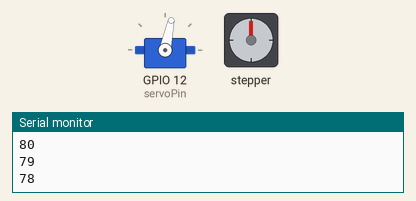
The sketch below on a simulated ESP32. On the bench: servo, stepper motor, the last lines printed to the serial monitor. Stepper angles assume 2000 steps per turn.

Above: at 0.05 s.
At 1.65 s:
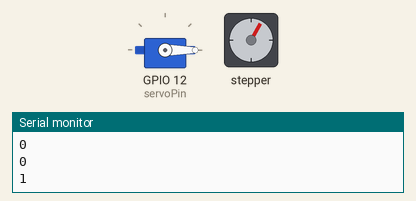
At 3.3 s:
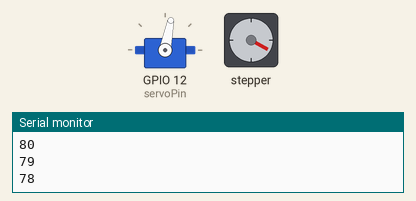
At 6.6 s:
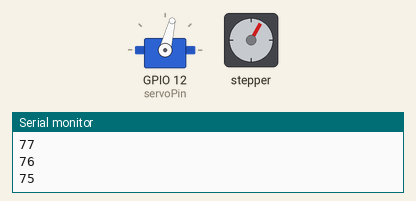
Timing chart, 0 to 8.8 s (numbered marks = the images above):
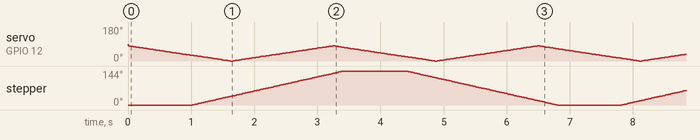

Measured:
- by itself, stepper: turns 144° clockwise in 2.4 s, then 144° counter-clockwise in 2.4 s, repeating every 6.8 s

The sketch:

STEPPER_SERVO_fanSYSTEMTEST.ino
```cpp
#include <ESP32Servo.h>
#include<MobaTools.h>

static const int servoPin = 12;
Servo servo1;

#define stepPin 25
#define dirPin 26
const int stepsPerRev = 2000;   // Steps per Revolution ( example with 1/4 microsteps )
const long  targetPos = 800;         // stepper moves between 0 and targetpos
long nextPos;
MoToStepper myStepper ( stepsPerRev, STEPDIR );
MoToTimer stepperPause;                    // Pause between stepper moves
bool stepperRunning;

void setup() {


  servo1.attach(servoPin);

  myStepper.attach( stepPin, dirPin );
  myStepper.setSpeed( 100 );  // 60 Rev/Min ( if stepsPerRev is set correctly )
  myStepper.setRampLen(20 );
  stepperRunning = true;

  Serial.begin (115200);

  xTaskCreatePinnedToCore (
    loop2,     // Function to implement the task
    "loop2",   // Name of the task
    1000,      // Stack size in bytes
    NULL,      // Task input parameter
    1,         // Priority of the task
    NULL,      // Task handle.
    0          // Core where the task should run
  );
}

// the loop function runs over and over again forever
void loop() {
  if ( stepperRunning ) {
    // Wait till stepper has reached target, then set pause time
    if ( !myStepper.moving() ) {
      // stepper has reached target, start pause
      stepperPause.setTime( 1000 );
      stepperRunning = false;
    }
  } else {
    // stepper doesn't move, wait till stepperPause time expires
    if ( stepperPause.expired() ) {
      // stepperPause time expired. Start stepper in opposite direction
      if ( nextPos == 0 ) {
        nextPos = targetPos;
      } else {
        nextPos = 0;
      }
      myStepper.moveTo( nextPos );
      stepperRunning = true;
    }
  }
}

// the loop2 function also runs forver but as a parallel task
void loop2 (void* pvParameters) {
  while (1) {
    for (int posDegrees = 80; posDegrees >= 0; posDegrees--) {
      servo1.write(posDegrees);
      Serial.println(posDegrees);
      delay(20);
    }
    for (int posDegrees = 0; posDegrees <= 80; posDegrees++) {
      servo1.write(posDegrees);
      Serial.println(posDegrees);
      delay(20);
    }
  }
}
```
